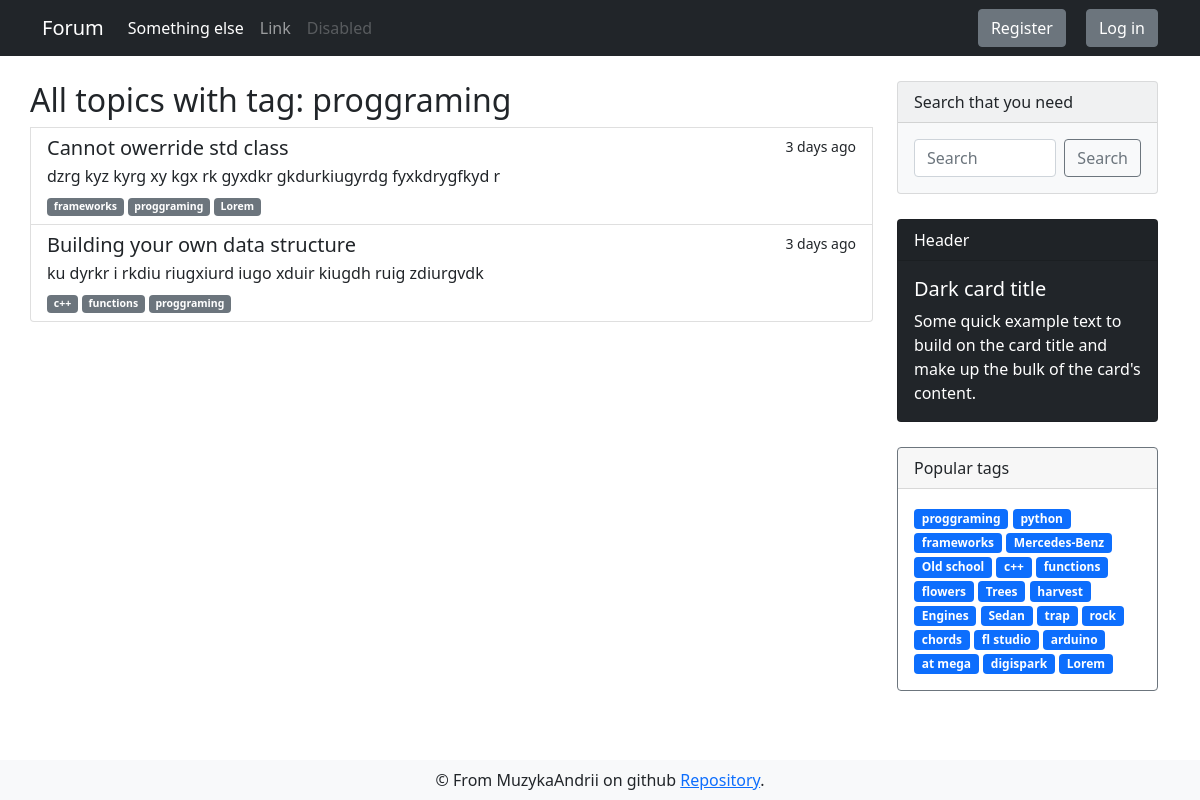
Page /forum/tag/proggraming on the earlier database version.
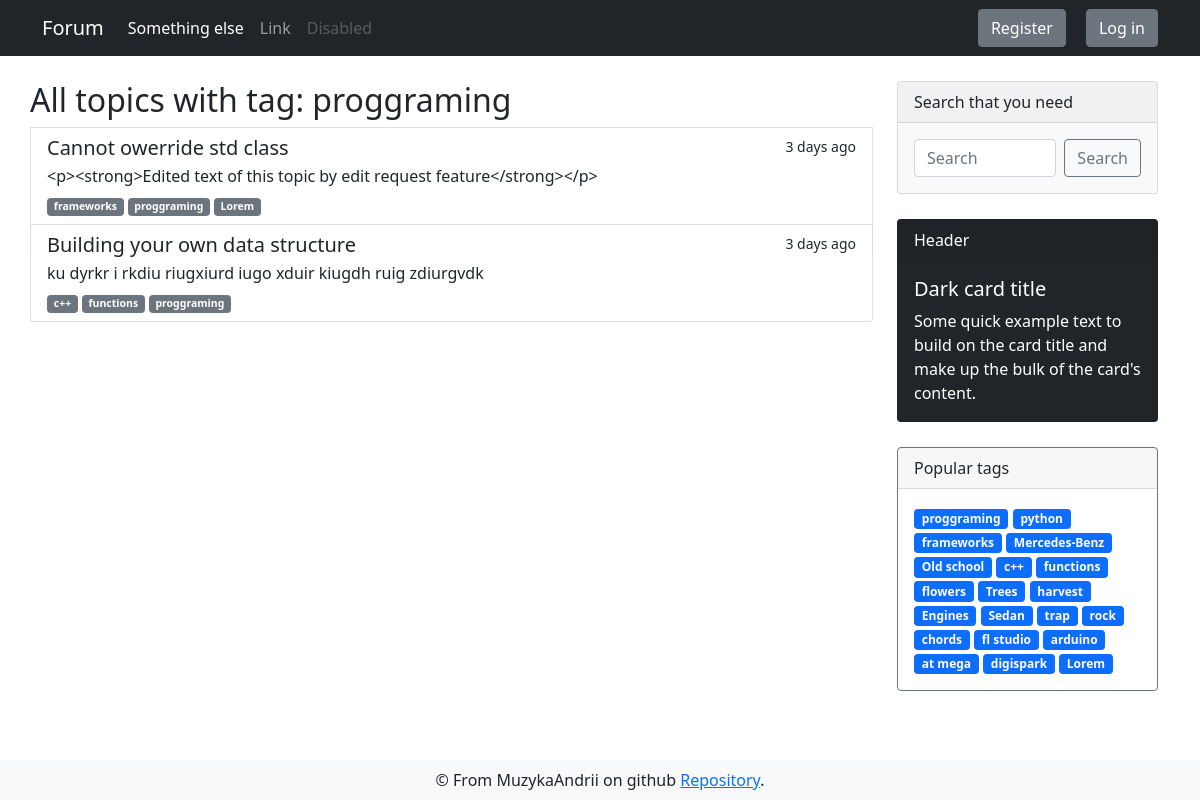
Same page on the later database version.
### app/models.py (models this page shows, shortened)
class DbMixin(object):
    def save(self):
        db.session.add(self)
        db.session.commit()

class Discussion(DbMixin, db.Model):
    id = db.Column(db.Integer, primary_key = True, autoincrement=True)
    theme = db.Column(db.String, unique=True, nullable=False)
    text = db.Column(db.Text, unique=True, nullable=False)
    theme_id = db.Column(db.Integer, db.ForeignKey('theme.id'), nullable=False)
    tags = db.relationship('Tag', secondary=discussion_tags, backref=db.backref('discussions', lazy='dynamic'))
    comments = db.relationship('Comment', backref='parent_discussion', lazy='dynamic')
    creator_id = db.Column(db.Integer, db.ForeignKey('user.id'), nullable=False)
    edit_requests = db.relationship('Edit_request', backref='target_discussion', lazy='dynamic')

### app/views.py (the view)
@app.route('/forum/tag/<string:tag_slug>', methods=['GET'])
def tags_discussions(tag_slug):
    tag = Tag.query.filter_by(slug=tag_slug).first_or_404()
    all_themes = tag.parent_section.themes.all()
    all_discussions = list()
    for theme in all_themes:
        [all_discussions.append(discussion) for discussion in theme.discussions]
    discussions_with_tag = list()
    for discussion in all_discussions:
        for d_tag in discussion.tags:
            if d_tag.slug == tag_slug:
                discussions_with_tag.append(discussion)
    return render_template('forum/tags_discussions.html', tags=get_tags(), discussions=discussions_with_tag, tag_name=tag.name, section_slug=tag.parent_section.slug)

### app/views.py (called while the page is built)
@app.before_request
def update_last_seen():
    if current_user.is_authenticated:
        current_user.update_last_seen()

@app.before_request
@cache.cached(timeout=60)
def check_banned():
    if current_user.is_authenticated and current_user.is_banned == True:
        ban_reason = current_user.ban_reason
        logout_user()
        return render_template('alerts/banned.html', reason=ban_reason)

@cache.cached(timeout=600, key_prefix='tags')
def get_tags():
    return Tag.query.limit(25).all()

### app/templates/forum/tags_discussions.html (shortened to what this page needs)
{% extends "layouts/base.html" %}
{% block content %}
<div class="container">
    <div class="row">
        <div style="margin: 25px 0;" class="list-group col-md-9">
            <h2>All topics with tag: {{ tag_name }}</h2>
            {% for discussion in discussions %}
            <a href="{{ url_for('discussion', section_slug=section_slug, theme_slug=discussion.parent_theme.slug, discussion_id=discussion.id) }}"
                class="list-group-item list-group-item-action" aria-current="true">
                <div class="d-flex w-100 justify-content-between">
                    <h5 class="mb-1">{{ discussion.theme }}</h5>
                    <small>3 days ago</small>
                </div>
                <p class="mb-1">{{ discussion.text | truncate(100) }}</p>
                <small>
                    {% for tag in discussion.tags %}
                    <span class="badge bg-secondary">{{ tag.name }}</span>
                    {% endfor %}
                </small>
            </a>
            {% endfor %}
        </div>
        {% include 'layouts/sidebar.html' %}
    </div>
</div>
{% endblock %}

Differences in the rows shown:
changed Discussion "Cannot owerride std class": text "dzrg kyz kyrg xy kgx rk gyxdkr gkdurkiugyrdg fyxkdrygfkyd r" → "<p><strong>Edited text of this topic by edit request feature</strong></p>"
